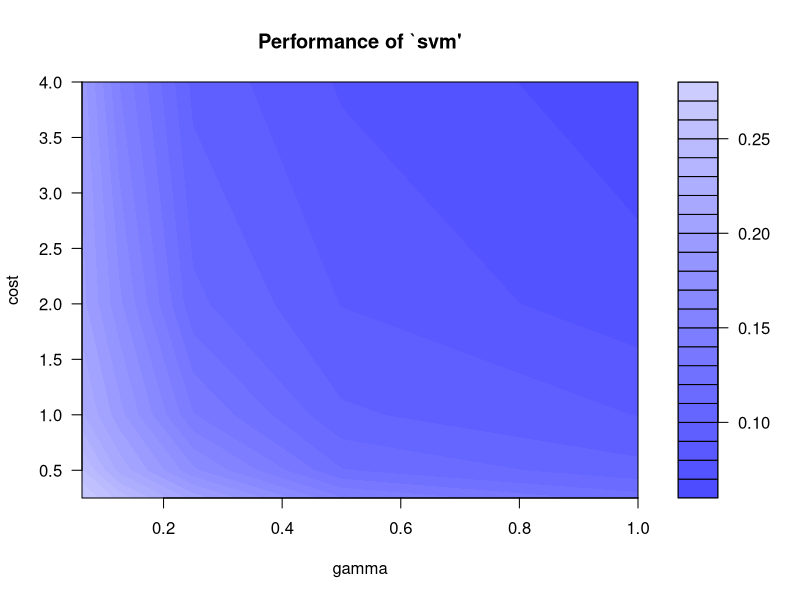

Recreate this plot in R.
library('e1071')
#Training
f = function(x) log(x)+cos(x)
x = seq(0.1,5,by=0.05)
y = f(x)+rnorm(x,sd=0.2)
svmmodel = svm(x,y)
print(svmmodel)

#Parameter Tuning
tunemodel = tune.svm(x,y,gamma=2^(-4:0),cost=2^(-2:2))
tunemodel
plot(tunemodel)



##Classification
#training & test
library(e1071)
library(rpart)
data(Glass, package = "mlbench")
index <- 1:nrow(Glass)
testindex <- sample(index, trunc(length(index)/3))
testset <- Glass[testindex, ]
trainset <- Glass[-testindex, ]
